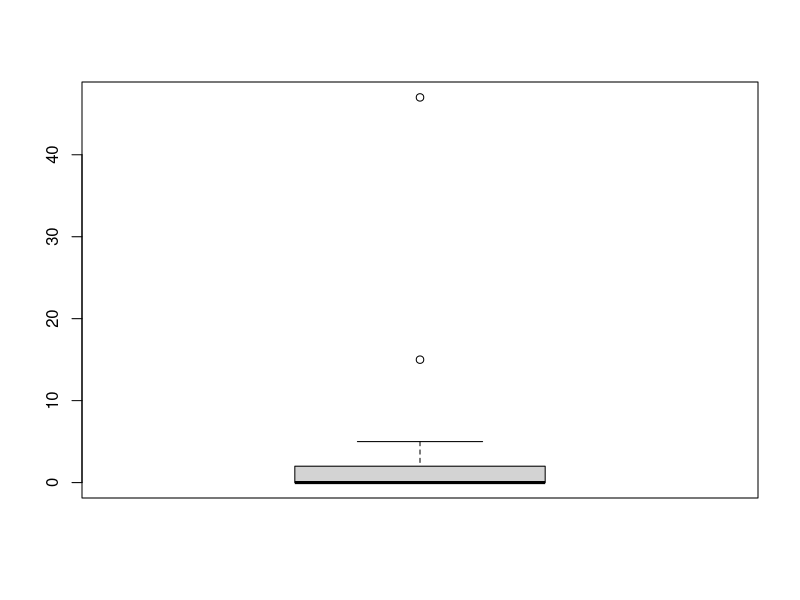
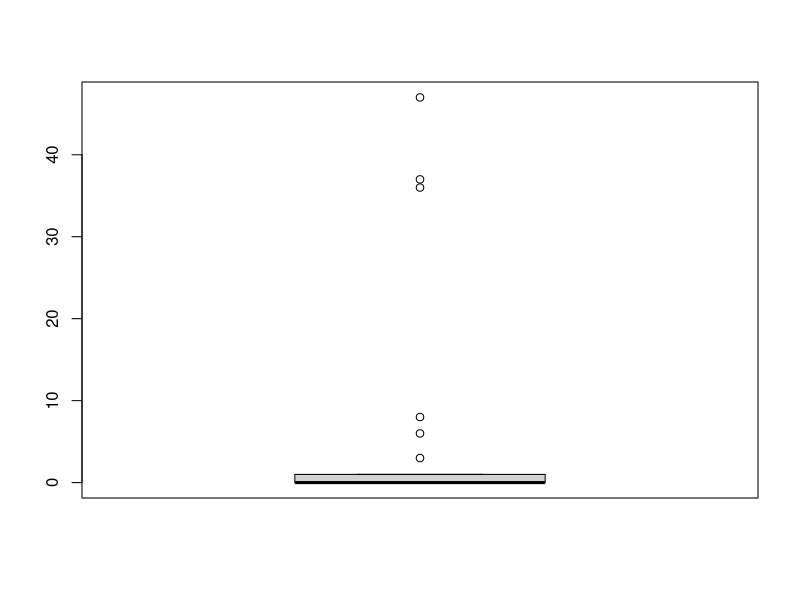
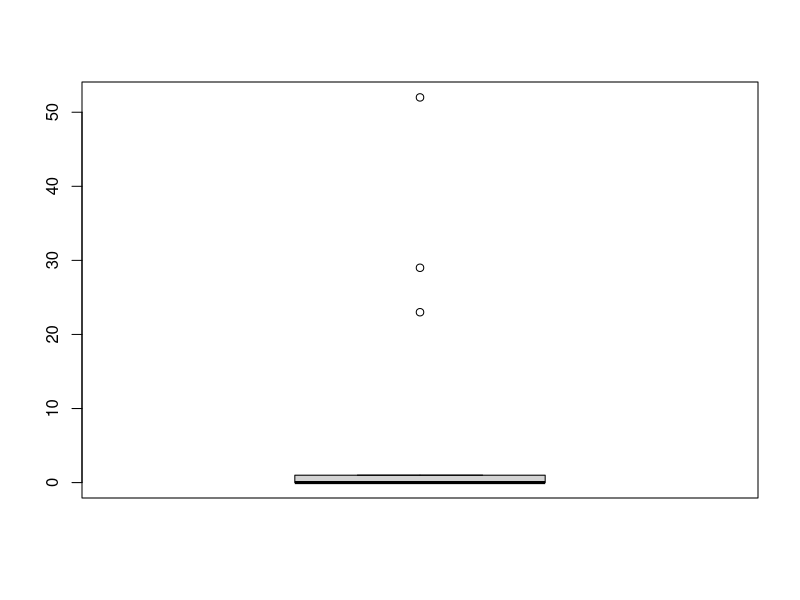
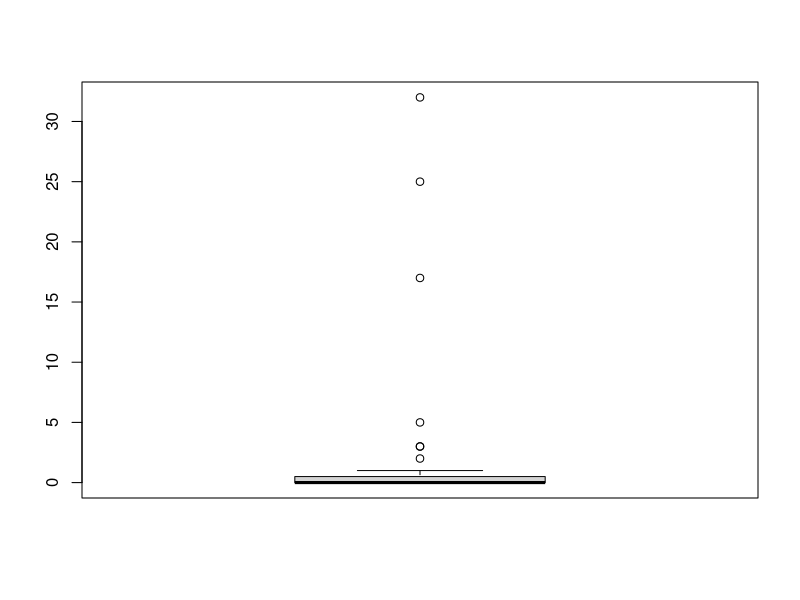
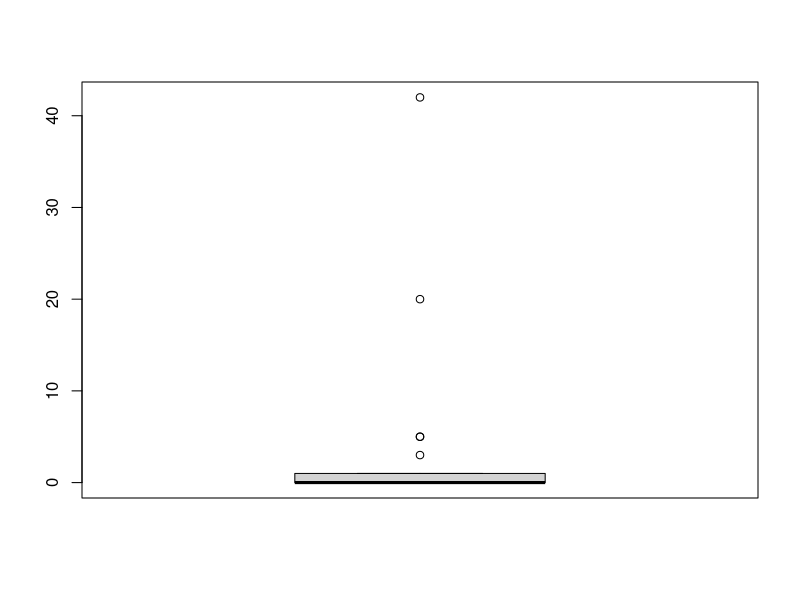
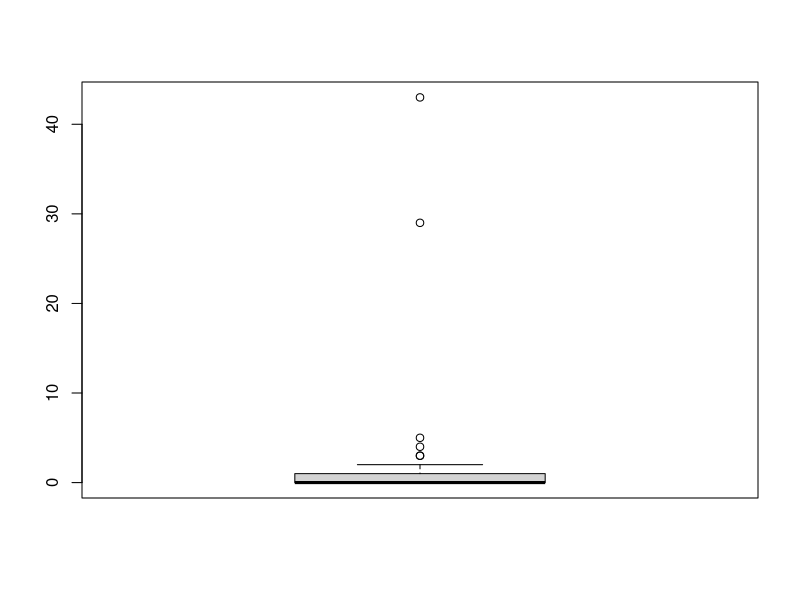
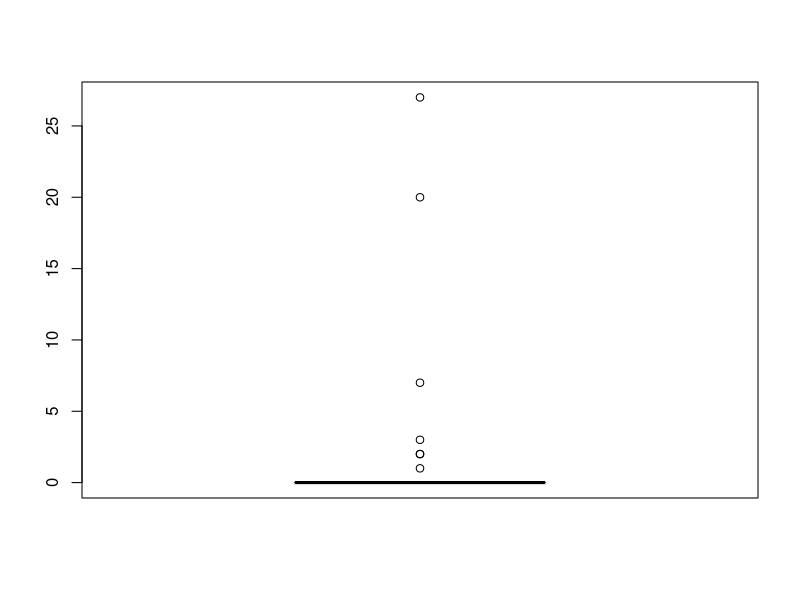
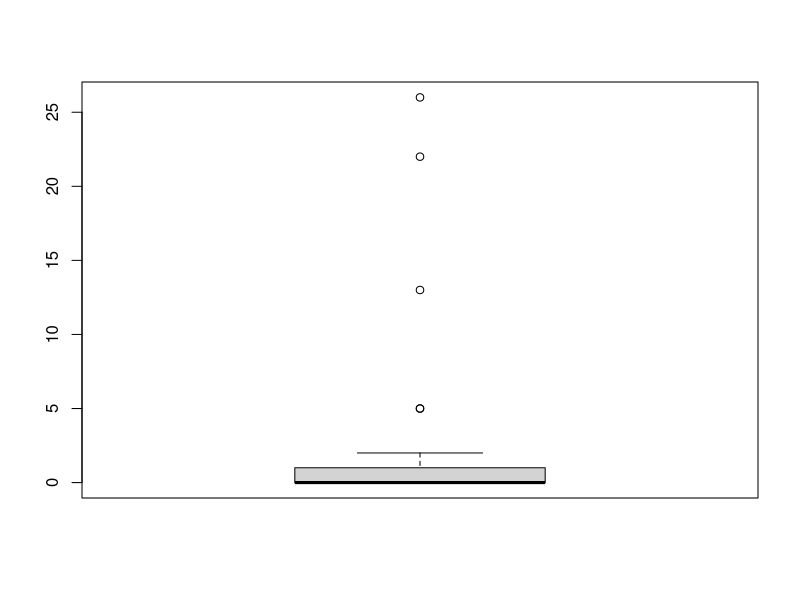

Reproduce these figures in R, in order.
df<-read.csv('mkeAll.csv')
boxplot(df$allCrime6)
boxplot(df$allCrime7)
boxplot(df$allCrime8)
boxplot(df$allCrime9)
boxplot(df$allCrime10)
boxplot(df$allCrime11)
boxplot(df$allCrime12)
boxplot(df$allCrime13)
boxplot(df$allCrime14)
boxplot(df$allCrime15)
boxplot(df$allCrime16)
boxplot(df$allCrime17)

df$key <- paste(df$INSTNM, df$BRANCH, sep=": ")


dfNew<-df[,140:151]
dfNew$name <-df$key

library(ggplot2)

x<-2006:2017

for (i in 1:32) {
  d<-t(as.vector(dfNew[i,1:12]))
  lines(x,d,type="o", xlab = "Year", ylab="Total Crime Events", main=dfNew[i,13])
}

# d<-t(as.vector(dfNew[1,1:12]))
# plot(x,d,type="o", xlab = "Year", ylab="Total Crime Events", main="Trends of crime in Milwaukee Colleges")
# 
# for (i in 2:32) {
#   d<-t(as.vector(dfNew[i,1:12]))
#   lines(x,d,type="o")
# }

